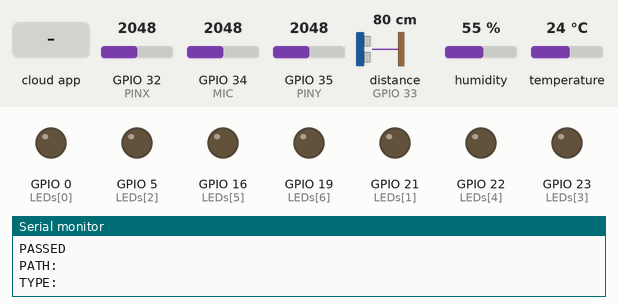
The sketch below on a simulated ESP32. On the bench: output pins drawn as LEDs (lit = HIGH), the last lines printed to the serial monitor. Wiring (inferred from the names in the program): ultrasonic range finder: trigger GPIO 13; echo GPIO 33. The inputs (shaded band) are chosen by the test bench; at power-on: GPIO 32 (PINX) = 2048, GPIO 34 (MIC) = 2048, GPIO 35 (PINY) = 2048, distance to the obstacle (sensor on GPIO 33) 80 cm, humidity 55 %, temperature 24 °C. The echo pulse lasts 58.3 µs per cm; WiFi joins after 1.5 s; servers stay silent unless stated; the Firebase database answers and starts empty; pins used as bus, display or sensor lines are not drawn.

Above: at 2.7 s.
2.8 s: the phone or cloud app sets numero to 0
At 4.5 s:
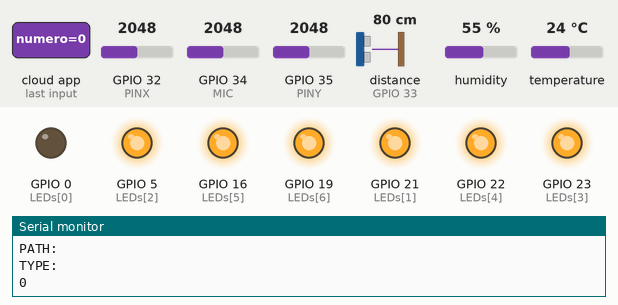
Timing chart, 0 to 6.0 s (numbered marks = the images above; inputs shaded):
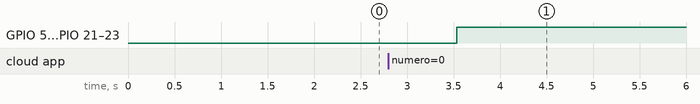

Measured:
- after the input at 2.8 s, GPIO 0 (LEDs[0]): stays LOW (without the input it goes to HIGH after 0.73 s); GPIO 5 (LEDs[2]), GPIO 16 (LEDs[5]), GPIO 19 (LEDs[6]), GPIO 21 (LEDs[1]), GPIO 22 (LEDs[4]), GPIO 23 (LEDs[3]): LOW → HIGH after 0.73 s

The sketch:

esp32_firebase_tec_muestra_linux.ino
```cpp
//Se incluyen librerias para el funcionamiento del programa y los sensores
#include <esp_wpa2.h> //Libreria para el ESP32
#include <WiFi.h> //Libreria para conectar a WIFI
#include <Firebase_ESP_Client.h>  //Libreria para conectarse a Firebase
#include <addons/TokenHelper.h> //Libreria para sacar Token
#include "Arduino.h"
#include "addons/RTDBHelper.h"
#include "DHT.h" //Libreria para el sensor DHT11

//Se decalara la red del tec
const char* ssid = "Tec";
#define EAP_IDENTITY "A01732743@tec.mx"
#define EAP_PASSWORD "Instic$oulz1828"

// Autorización de inserción de Firebase
#define USER_EMAIL "A01732743@tec.mx"
#define USER_PASSWORD "Instic$oulz1828"

//Se define las variables para el sensor de temperatura  DHT11
#define DHTPIN 14
#define DHTTYPE DHT11
DHT dht(DHTPIN, DHTTYPE);

//Se define las variables para el ciclo (en vez de delay)
long tiempo; //Tiempo que pasa
long tiempoAnterior; //Tiempo anterior al ciclo actual
int dTiempo= 2000; //tiempo que tarda en desplejar datos

//Se define las variables para el joystick
int lecturaX = 0; //Se inicializa en cero
int lecturaY = 0; //Se inicializa en cero
int PINX = 32; //El pin que detecta x
int PINY = 35;  // El pin que detecta y

//Variables para el sensor de sonido KY-038
int MIC = 34; //El pin que detecta el microfono
int sonido ; //Variable en la que se guarda la señal

//Variables para el sensor de proximidad Sensor de Distancia Ultrasónico HC-SR04
int TRIG = 13;  //Pin del que lanza frecuencia
int ECO = 33; //Pin que recibe el sonido
int duracion; //Duración del rebote
int distancia; //Distancia que detecta

// Se declaran los pines del display de 7 segementos g-a
int LEDs[] = {0, 21, 5,23,22,16,19};     // for ESP32 microcontroller
//Se declara el numero que va a leer
String numero;

//se declaran los arreglos que forman los dígitos
int zero[] = {0, 1, 1, 1, 1, 1, 1};   // cero
int one[] = {0, 0, 0, 0, 1, 1, 0};   // uno
int two[] = {1, 0, 1, 1, 0, 1, 1};   // dos
int three[] = {1, 0, 0, 1, 1, 1, 1};   // tres
int four[] = {1, 1, 0, 0, 1, 1, 0};   // cuatro
int five[] = {1, 1, 0, 1, 1, 0, 1};   // cinco
int six[] = {1, 1, 1, 1, 1, 0, 1};   // seis
int seven[] = {1, 0, 0, 0, 1, 1, 1};   // siete
int eight[] = {1, 1, 1, 1, 1, 1, 1}; // ocho
int nine[] = {1, 1, 0, 1, 1, 1, 1};   // nueve
int otros[] = {1,0,0,0,0,0,0}; //Mayor a nueve

void segment_display(String valor){
    if(valor == "0"){
      for (int i = 0; i<7; i++) digitalWrite(LEDs[i], zero[i]);
    }
    else if(valor == "1"){
      for (int i = 0; i<7; i++) digitalWrite(LEDs[i], one[i]);
    }
    else if(valor == "2"){
      for (int i = 0; i<7; i++) digitalWrite(LEDs[i], two[i]);
    }
    else if(valor == "3"){
      for (int i = 0; i<7; i++) digitalWrite(LEDs[i], three[i]);
    }
    else if(valor == "4"){
      for (int i = 0; i<7; i++) digitalWrite(LEDs[i], four[i]);
    }
    else if(valor == "5"){
      for (int i = 0; i<7; i++) digitalWrite(LEDs[i], five[i]);
    }
    else if(valor == "6"){
      for (int i = 0; i<7; i++) digitalWrite(LEDs[i], six[i]);
    }
    else if(valor == "7"){
      for (int i = 0; i<7; i++) digitalWrite(LEDs[i], seven[i]);
    }
    else if(valor == "8"){
      for (int i = 0; i<7; i++) digitalWrite(LEDs[i], eight[i]);
    }
    else if(valor == "9"){
      for (int i = 0; i<7; i++) digitalWrite(LEDs[i], nine[i]);
    }
    else{
      for (int i = 0; i<7; i++) digitalWrite(LEDs[i], otros[i]);
    }

}


//Se inserta el API Key de la firebase
#define API_KEY "AIzaSyBdwl6PBpsNMa-6uVwxKVOUqrO2cYlhaEI"//AIzaSyAjjTHMIV0y394tayvijhU-aVVcKdkIZxU

// Se inserta el RTDB URLefine the RTDB URL */
#define DATABASE_URL "https://proyectoesp32-91402-default-rtdb.firebaseio.com/"

//Define Firebase Data object
FirebaseData fbdo;
FirebaseAuth auth;
FirebaseConfig config;

//Para ver que este bien la base de datos
unsigned long sendDataPrevMillis = 0;
bool signupOK = false;


void setup() {
    //Se inicia en serial
    Serial.begin(115200);
    //Inicializar display 7 segmentos
    for (int i = 0; i<7; i++) pinMode(LEDs[i], OUTPUT);
    //Se actualiza el ciclo
    tiempoAnterior = millis();
    delay(10);

    Serial.println();
    Serial.print("Connecting to ");
    Serial.println(ssid);

    // Empieza el acceso protegido inalámbrico
    WiFi.disconnect(true);
    WiFi.mode(WIFI_STA);   //init wifi mode
    //esp_wifi_set_mac(ESP_IF_WIFI_STA, &masterCustomMac[0]);
    Serial.print("LAP >> ");
    Serial.println(WiFi.macAddress());
    Serial.printf("Connecting to WiFi: %s ", ssid);
    //esp_wifi_sta_wpa2_ent_set_ca_cert((uint8_t *)incommon_ca, strlen(incommon_ca) + 1);
    esp_wifi_sta_wpa2_ent_set_identity((uint8_t *)EAP_IDENTITY, strlen(EAP_IDENTITY));
    esp_wifi_sta_wpa2_ent_set_username((uint8_t *)EAP_IDENTITY, strlen(EAP_IDENTITY));
    esp_wifi_sta_wpa2_ent_set_password((uint8_t *)EAP_PASSWORD, strlen(EAP_PASSWORD));
    //esp_wpa2_config_t configW = WPA2_CONFIG_INIT_DEFAULT();
    //esp_wifi_sta_wpa2_ent_enable(&configW);
    esp_wifi_sta_wpa2_ent_enable();
    // WPA2 enterprise magic ends here
    WiFi.begin(ssid);


    while (WiFi.status() != WL_CONNECTED) {
        delay(500);
        Serial.print(".");
    }

    Serial.println("");
    Serial.println("WiFi connected");
    Serial.println("IP address: ");
    Serial.println(WiFi.localIP());

    //Se pone la api key de la base de datos de firebase
    config.api_key = API_KEY;

    //Se pone la url de la base de datos de Firebsae
    config.database_url = DATABASE_URL;

    //Se resgistra a la base de datos de Firebase
    if (Firebase.signUp(&config, &auth, "", "")){
      Serial.println("ok");
      signupOK = true;
    }
    else{
      Serial.printf("%s\n", config.signer.signupError.message.c_str());
    }

    /* Assign the callback function for the long running token generation task */
    config.token_status_callback = tokenStatusCallback; //see addons/TokenHelper.h

    //Se inicia la base de datos y se conecta a internet
    Firebase.begin(&config, &auth);
    Firebase.reconnectWiFi(true);

    Serial.begin(115200);
    Serial.println(F("Han empezado todos los sensores"));
    dht.begin();

    //Para el sensor de proximidad HC-SR04
    pinMode(TRIG,OUTPUT);
    pinMode(ECO,INPUT);


}


void loop() {

  //Detecta el sonido más alto (nunca se usa delay)  KY-038
  if (sonido < analogRead(MIC)){
    sonido = analogRead(MIC);
  }
  //Se entra al ciclo del tiempo, cada dTiempo va a ser complido el loop
  if(tiempoAnterior - tiempo > dTiempo ){
    //LECTURA DE LAS VARIABLES
    //Sensor de temperatura (DHT11)
    // Lee la humedad
    float h = dht.readHumidity();
    // Lee la temperautra en Celsius
    float t = dht.readTemperature();
    // Lee la temperatura en Fahrenheit
    float f = dht.readTemperature(true);
    //  Pasa la humedad a Fahrenheit
    float hif = dht.computeHeatIndex(f, h);
    // Pasa el index en celsius
    float hic = dht.computeHeatIndex(t, h, false);

    //Joystick
    lecturaX = analogRead(PINX);
    lecturaY = analogRead(PINY);

    //Sensor de proximidad Sensor de Distancia Ultrasónico HC-SR04
    digitalWrite(TRIG, HIGH);
    delay(1);
    digitalWrite(TRIG, LOW);
    duracion = pulseIn(ECO,HIGH);
    distancia = duracion/58.2; //Especificado por el fabricante


    // CHECA FALLO DE LECTURA DE ALGÚN SENSOR Y REINICIA SI ES ASI
    //dht11
    if (isnan(h) || isnan(t) || isnan(f))
    {
      Serial.println(F("Failed to read from DHT sensor!"));
      return;
    }

    //Joystick
    if (isnan(lecturaX) || isnan(lecturaY))
    {
      Serial.println(F("Failed to read from joystick sensor!"));
      return;
    }

    //Sonido
    if (isnan(sonido))
    {
      Serial.println(F("Failed to read from KY-038 sensor!"));
      return;
    }

    if (isnan(distancia))
    {
      Serial.println(F("Failed to read from HC-SR04 sensor!"));
      return;
    }


    //Cehca si la firebase esta lista y se registro el ESP32 y da un delay de 15000
    if (Firebase.ready() && signupOK && (millis() - sendDataPrevMillis > 15000 || sendDataPrevMillis == 0)) {
      sendDataPrevMillis = millis();

      // Escibre la humedad del DHT11
      if (Firebase.RTDB.setInt(&fbdo, "test/Humidity", h)){
        Serial.println("PASSED");
        Serial.println("PATH: " + fbdo.dataPath());
        Serial.println("TYPE: " + fbdo.dataType());
      }
      else {
        Serial.println("FAILED");
        Serial.println("REASON: " + fbdo.errorReason());
      }


      // Escribe la temperatura del DHT11
      if (Firebase.RTDB.setFloat(&fbdo, "test/Temperatura",  + t)){
        Serial.println("PASSED");
        Serial.println("PATH: " + fbdo.dataPath());
        Serial.println("TYPE: " + fbdo.dataType());
      }
      else {
        Serial.println("FAILED");
        Serial.println("REASON: " + fbdo.errorReason());
      }

      //Escribe la temperatura en fah del DHT11
      if (Firebase.RTDB.setFloat(&fbdo, "test/TemperaturaFah",  + f)){
        Serial.println("PASSED");
        Serial.println("PATH: " + fbdo.dataPath());
        Serial.println("TYPE: " + fbdo.dataType());
      }
      else {
        Serial.println("FAILED");
        Serial.println("REASON: " + fbdo.errorReason());
      }

      // Escribe la humead de heat del DHT11
      if (Firebase.RTDB.setFloat(&fbdo, "test/HeatIndex",  + hic)){
        Serial.println("PASSED");
        Serial.println("PATH: " + fbdo.dataPath());
        Serial.println("TYPE: " + fbdo.dataType());
      }
      else {
        Serial.println("FAILED");
        Serial.println("REASON: " + fbdo.errorReason());
      }

      // Escribe heat index en fah
      if (Firebase.RTDB.setFloat(&fbdo, "test/HeatIndexFah",  + hif)){
        Serial.println("PASSED");
        Serial.println("PATH: " + fbdo.dataPath());
        Serial.println("TYPE: " + fbdo.dataType());
      }
      else {
        Serial.println("FAILED");
        Serial.println("REASON: " + fbdo.errorReason());
      }

      //  Escribe el ejex del joystick
      if (Firebase.RTDB.setInt(&fbdo, "test/Ejex", lecturaX)){
        Serial.println("PASSED");
        Serial.println("PATH: " + fbdo.dataPath());
        Serial.println("TYPE: " + fbdo.dataType());
      }
      else {
        Serial.println("FAILED");
        Serial.println("REASON: " + fbdo.errorReason());
      }

      // Escribe el ejey del joystick
      if (Firebase.RTDB.setInt(&fbdo, "test/Ejey", lecturaY)){
        Serial.println("PASSED");
        Serial.println("PATH: " + fbdo.dataPath());
        Serial.println("TYPE: " + fbdo.dataType());
      }
      else {
        Serial.println("FAILED");
        Serial.println("REASON: " + fbdo.errorReason());
      }


      //  Escribe el sonido del sensor KY-038
      if (Firebase.RTDB.setInt(&fbdo, "test/Sonido", sonido)){
        Serial.println("PASSED");
        Serial.println("PATH: " + fbdo.dataPath());
        Serial.println("TYPE: " + fbdo.dataType());
        sonido = 0;
      }
      else {
        Serial.println("FAILED");
        Serial.println("REASON: " + fbdo.errorReason());
      }

      //Escibre la distancia del sensor HC-SR04
      if (Firebase.RTDB.setInt(&fbdo, "test/Distancia", distancia)){
        Serial.println("PASSED");
        Serial.println("PATH: " + fbdo.dataPath());
        Serial.println("TYPE: " + fbdo.dataType());
      }
      else {
        Serial.println("FAILED");
        Serial.println("REASON: " + fbdo.errorReason());
      }
      //Se lee el dato numero para desplejar en display de 7 segementos
      if (Firebase.RTDB.getString(&fbdo, "test/numero")){
        numero = fbdo.stringData();
        Serial.println(numero);
        //Se pone el numero en el display de 7 segmentos
        segment_display(numero);
      }
    }
    //Se pone el tiempo que lleva el sistema
    tiempo=millis();
  }
  //Se reasigna tiempo para pasarlo otra vez el ciclo
  tiempoAnterior=millis();

}
```
